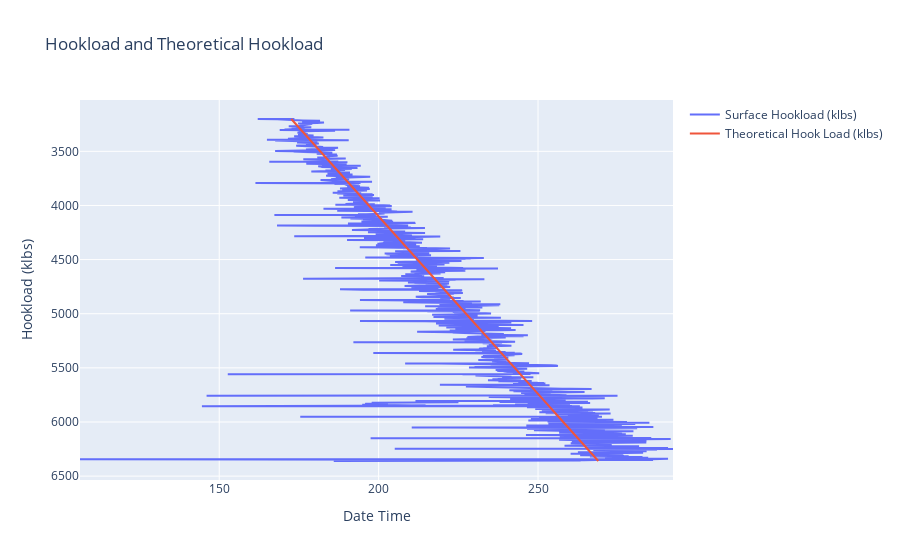

Notebook code for this chart:
### Code cell
fig = make_subplots(rows =1  , cols = 1 , shared_xaxes= True)

fig.add_trace(go.Scatter(x = df_forge_tripout['Smoothed Hook Load (klbs)'] , y = df_forge_tripout['Surface_Depth - Bit(ft)'] , name = 'Surface Hookload (klbs)'), row = 1 , col = 1)

fig.add_trace(go.Scatter(x = df_forge_tripout['Theoretical Hook Load (klbs)'] , y = df_forge_tripout['Surface_Depth - Bit(ft)'] , name = 'Theoretical Hook Load (klbs)'), row = 1 , col = 1)
fig.update_yaxes(title_text='Bit Depth (ft)' , row=1, col=1, autorange="reversed")
fig.update_layout(title = 'Hookload and Theoretical Hookload' , xaxis_title = 'Date Time' , yaxis_title = 'Hookload (klbs)')
fig.show()

### Figure 1 — Plotly figure (JSON) as saved in the notebook; plotly's stock layout.template omitted (floating-point values rounded to 4 significant figures; data arrays with more than 128 entries replaced by an {"elided": "..."} marker saying what was removed)
{"data": [{"name": "Surface Hookload (klbs)", "type": "scatter", "x": {"elided": "11195 float values"}, "xaxis": "x", "y": {"elided": "11195 float values"}, "yaxis": "y"}, {"name": "Theoretical Hook Load (klbs)", "type": "scatter", "x": {"elided": "11195 float values"}, "xaxis": "x", "y": {"elided": "11195 float values"}, "yaxis": "y"}], "layout": {"title": {"text": "Hookload and Theoretical Hookload"}, "xaxis": {"anchor": "y", "domain": [0, 1], "title": {"text": "Date Time"}}, "yaxis": {"anchor": "x", "autorange": "reversed", "domain": [0, 1], "title": {"text": "Hookload (klbs)"}}}}
